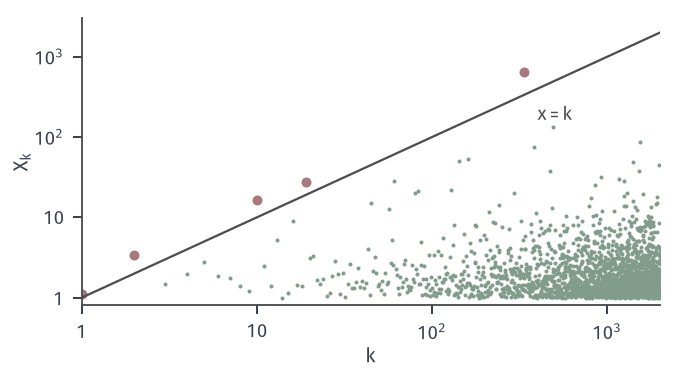

Write the Python code that produced this figure.
from pathlib import Path
import sys
HERE = Path(__file__).resolve().parent
sys.path.insert(0, str(HERE.parent/"lln-common"))
from lln_fig import *
# Truncation at level k in the strong law: Pareto(alpha = 1.5) sample X_1..X_2000 (seed 17), log-log axes.
# Points with X_k > k (red) are the only ones changed by Y_k = X_k 1{X_k <= k}; expected count sum_k k^{-1.5} ~ 2.6.
rng = np.random.default_rng(17)
N = 2000
k = np.arange(1, N+1)
X = pareto(rng, 1.5, N)
big = X > k
fig, ax = figure(width_mm=96, height_mm=54)
panel(fig, left=.12, right=.97, bottom=.2, top=.95)
ax.plot(k[~big], X[~big], 'o', ms=1.6, color=GREEN, mew=0)
ax.plot(k[big], X[big], 'o', ms=4, color=RED, mew=0)
ax.plot(k, k, color=STROKE, lw=.9)
lab(ax, 400, 160, '$x=k$', STROKE)
ax.set_xscale('log'); ax.set_yscale('log'); ax.set_xlim(1, N); ax.set_ylim(.8, 3000)
logticks(ax, [0, 1, 2, 3], 'x'); logticks(ax, [0, 1, 2, 3])
axlab(ax, '$k$', '$X_k$')
save(fig, HERE, 'figure', {'seed': 17, 'big_indices': [int(i) for i in k[big]], 'big_values': [float(v) for v in X[big]],
     'expected': float(np.sum(k**-1.5))})
